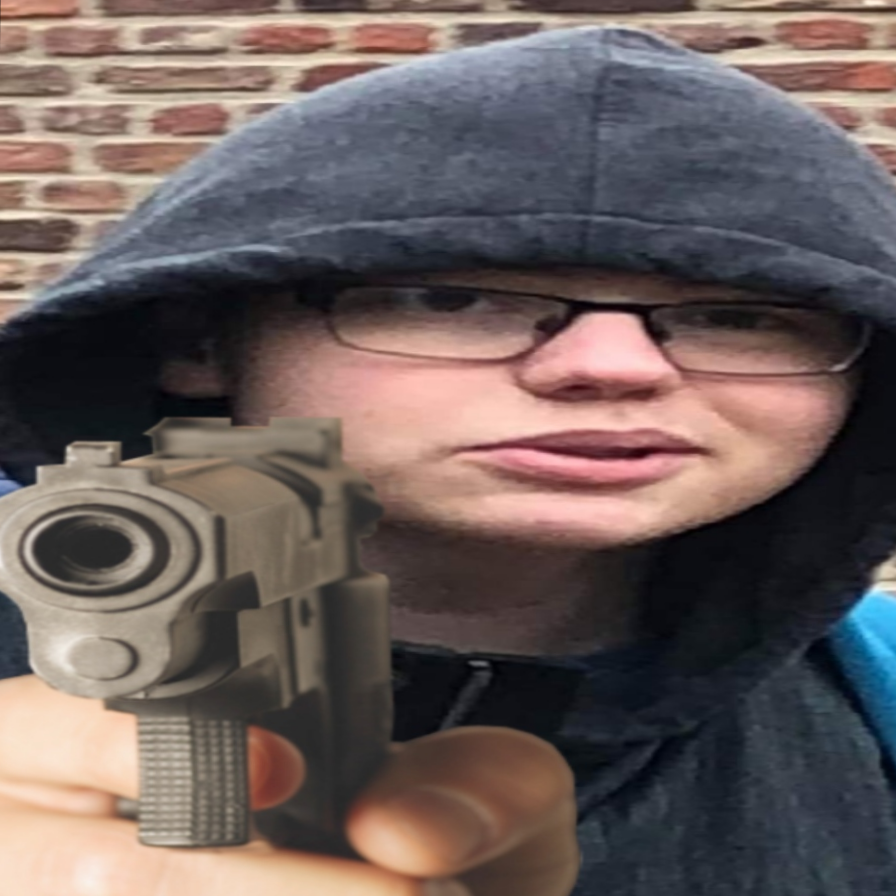
#> input picture oui.png, 896 x 896 px
$ python main.py
#> lines starting #> are read from the running program, lines starting #| are printed output that depends on the picture
import cv2

image1 = cv2.imread('oui.png')
#> image1 is the input picture: shape (896, 896, 3); mean B, G, R 92.2, 94.2, 106.9
image2 = cv2.imread('spaaaace.png')
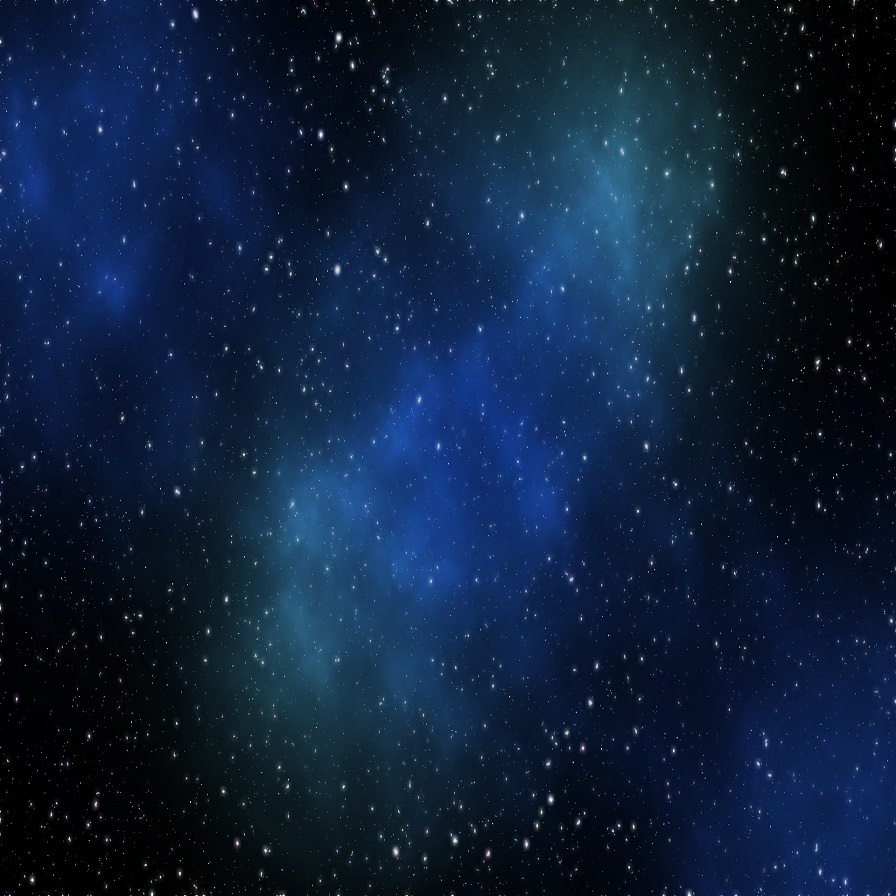
#> input picture spaaaace.png, 896 x 896 px
#> image2 is the input picture: shape (896, 896, 3); mean B, G, R 59, 32.4, 14.4

#Hauteur / largeur
h, l = image1.shape[:2]
#> h = 896; l = 896
print("Largeur = {}, Hauteur = {}".format(h, l))
#| Largeur = 896, Hauteur = 896

#Valeur RGB d'un pixel
(b, g, r) = image1[100, 100]
#> b = 185; g = 204; r = 218
print("R = {}, G = {}, B = {}".format(r, g, b))
#| R = 218, G = 204, B = 185

#Région d'intérêt (ROI)
roi = image1[100: 500, 200: 700]
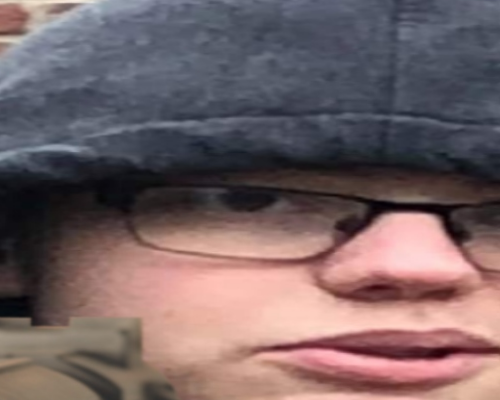
#> roi: shape (400, 500, 3); mean B, G, R 100.8, 98.6, 116.8

#Redimensionnage
ratio = 800 / l
#> ratio = 0.893
dim = (800, int(h * ratio))
#> dim = (800, 800)
redimension = cv2.resize(image1, dim)

#Rotation
center = (l // 2, h // 2)
#> center = (448, 448)
matrix = cv2.getRotationMatrix2D(center, -45, 1.0)
rotation = cv2.warpAffine(image1, matrix, (l, h))
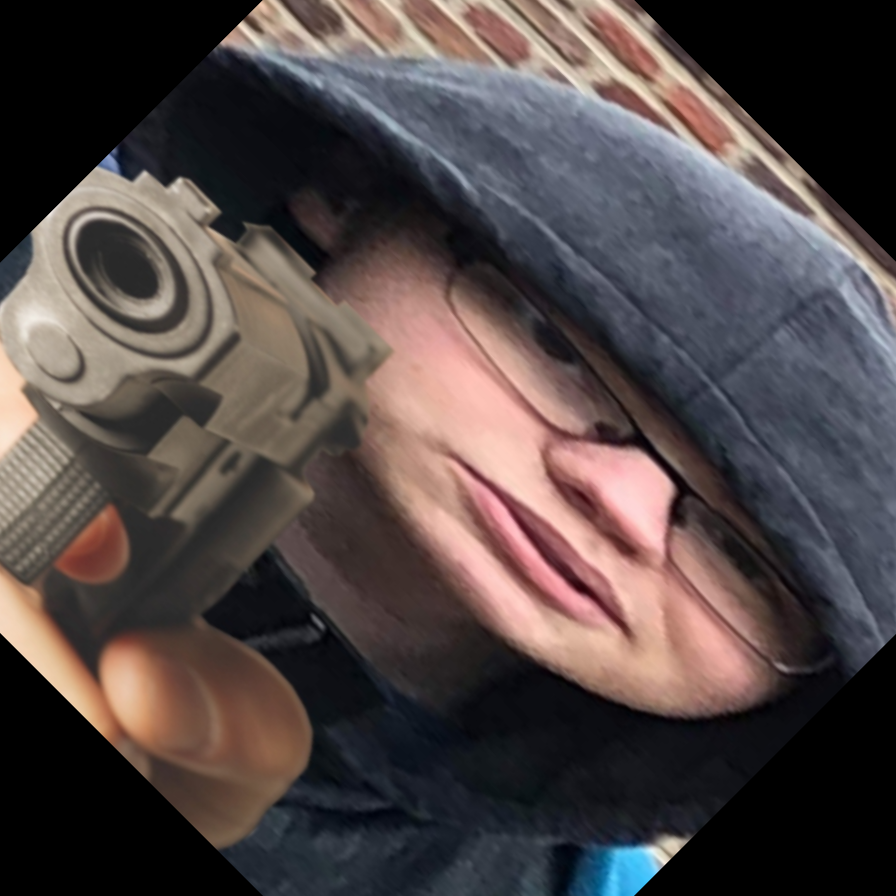
#> rotation: shape (896, 896, 3); mean B, G, R 70.6, 71.3, 81.4

#Dessiner un rectangle
output = image1.copy()
rectangle = cv2.rectangle(output, (10, 10), (100, 100), (255, 0, 0), 2)

#Texte
output = image1.copy()
text = cv2.putText(output, 'OpenCV Demo', (100, 100), cv2.FONT_HERSHEY_SIMPLEX, 4, (0, 255, 0), 2)

#Fusion
fusion = cv2.addWeighted(image1, 0.5, image2, 0.4, 0)
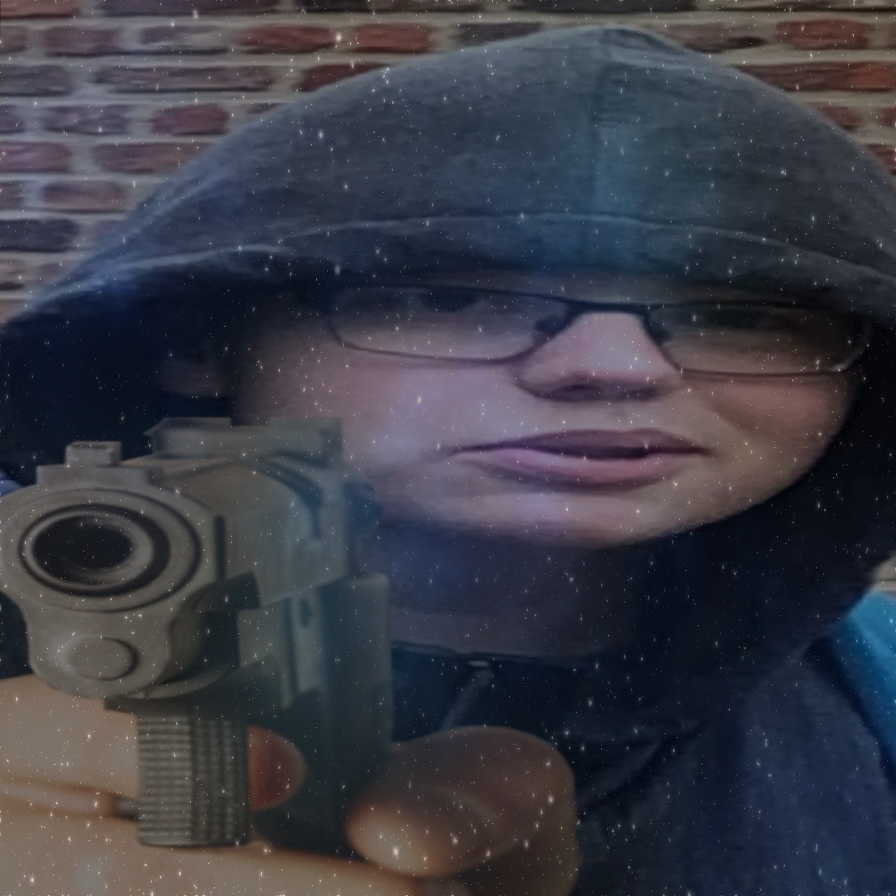
#> fusion: shape (896, 896, 3); mean B, G, R 69.7, 60, 59.2

cv2.imshow('ROI', roi)
cv2.waitKey(0)

cv2.imshow('Redimension', redimension)
cv2.waitKey(0)

cv2.imshow('Rotation', rotation)
cv2.waitKey(0)

cv2.imshow('Rectangle', rectangle)
cv2.waitKey(0)

cv2.imshow('Texte', text)
cv2.waitKey(0)

cv2.imshow('Fusion', fusion)
cv2.waitKey(0)
